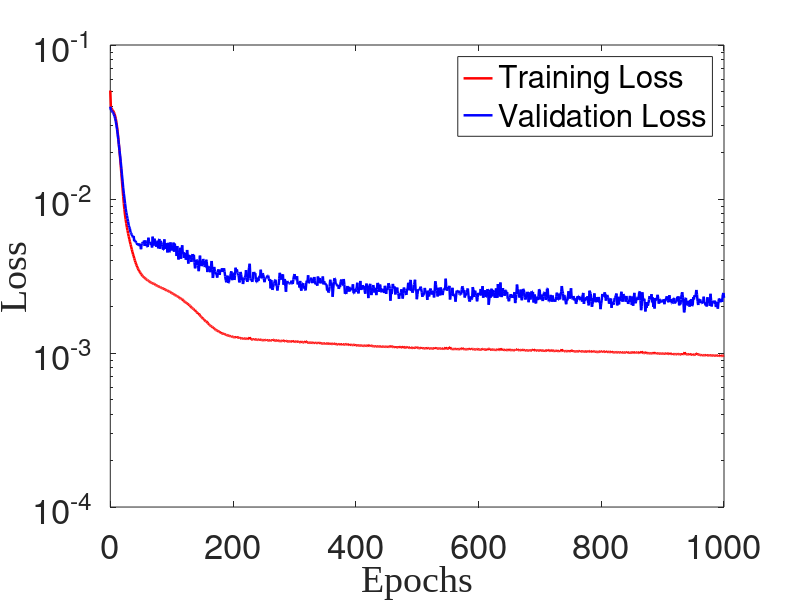

This chart was generated by the following MATLAB code: (Note: this script raises an error after producing the figure.)

T1 = xlsread('train_val_loss_excel_csv.csv',1,'A2:A1001');
V1 = xlsread('train_val_loss_excel_csv.csv',1,'B2:B1001');

T2 = xlsread('train_val_loss_excel_csv.csv',1,'C2:C1001');
V2 = xlsread('train_val_loss_excel_csv.csv',1,'D2:D1001');

T3 = xlsread('train_val_loss_excel_csv.csv',1,'E2:E1001');
V3 = xlsread('train_val_loss_excel_csv.csv',1,'F2:F1001');

T4 = xlsread('train_val_loss_excel_csv.csv',1,'G2:G1001');
V4 = xlsread('train_val_loss_excel_csv.csv',1,'H2:H1001');

T5 = xlsread('train_val_loss_excel_csv.csv',1,'I2:I1001');
V5 = xlsread('train_val_loss_excel_csv.csv',1,'J2:J1001');

T6 = xlsread('train_val_loss_excel_csv.csv',1,'K2:K1001');
V6 = xlsread('train_val_loss_excel_csv.csv',1,'L2:L1001');

t = linspace(0,(1000/pi)*pi,1000); % values in Epoch

fig1=figure;
semilogy(t,T1','LineWidth',1.8,'color','r'); hold on;
semilogy(t,V1','LineWidth',1.8,'color','b'); hold on;
xlabel('Epochs','FontSize',20 ,'fontname','Times New Roman');
ylabel('Loss','FontSize',20,'fontname','Times New Roman');
%set(gca,'FontSize',25,'color',[.950 .950 .950])% colored background
set(gca,'FontSize',25)
AX=legend('Training Loss','Validation Loss');
AX.FontSize = 20;
zoom(fig1,'on')
h=fig1;
set(h,'PaperOrientation','landscape');
set(h,'PaperUnits','normalized');
set(h,'PaperPosition', [0 0 1 1]);
filename1 = sprintf('TVL_ANN.pdf');
saveas(fig1,filename1,'pdf')
%------------------------------------------

fig2=figure;
semilogy(t,T2, 'LineWidth',1.8,'color','r') ;hold on;
semilogy(t,V2, 'LineWidth',1.8,'color','b') ;hold on;
xlabel('Epochs','FontSize',20 ,'fontname','Times New Roman');
ylabel('Loss','FontSize',20,'fontname','Times New Roman');
set(gca,'FontSize',25)
AX=legend('Training Loss','Validation Loss');
AX.FontSize = 20;
h=fig2;
set(h,'PaperOrientation','landscape');
set(h,'PaperUnits','normalized');
set(h,'PaperPosition', [0 0 1 1]);
filename2 = sprintf('TVL_LSTM.pdf');
saveas(fig2,filename2,'pdf')
%-------------------------------------

fig3=figure;
semilogy(t,T3, 'LineWidth',1.8,'color','r') ;hold on;
semilogy(t,V3, 'LineWidth',1.8,'color','b') ;hold on;
xlabel('Epochs','FontSize',20 ,'fontname','Times New Roman');
ylabel('Loss','FontSize',20,'fontname','Times New Roman');
%xlim([0 10])
ylim([0.0001 0.1])
set(gca,'FontSize',25)
AX=legend('Training Loss','Validation Loss');
AX.FontSize = 20;
h=fig3;
set(h,'PaperOrientation','landscape');
set(h,'PaperUnits','normalized');
set(h,'PaperPosition', [0 0 1 1]);
filename3 = sprintf('TVL_M1.pdf');
saveas(fig3,filename3,'pdf')
%---------------------------------------

fig4=figure;
semilogy(t,T4, 'LineWidth',1.8,'color','r') ;hold on;
semilogy(t,V4, 'LineWidth',1.8,'color','b') ;hold on;
xlabel('Epochs','FontSize',20 ,'fontname','Times New Roman');
ylabel('Loss','FontSize',20,'fontname','Times New Roman');
set(gca,'FontSize',25)
AX=legend('Training Loss','Validation Loss');
AX.FontSize = 20;
h=fig4;
set(h,'PaperOrientation','landscape');
set(h,'PaperUnits','normalized');
set(h,'PaperPosition', [0 0 1 1]);
filename4 = sprintf('TVL_M2.pdf');
saveas(fig4,filename4,'pdf')
% %---------------------------------------------
fig5=figure;
semilogy(t,T5, 'LineWidth',1.8,'color','r') ;hold on;
semilogy(t,V5, 'LineWidth',1.8,'color','b') ;hold on;
xlabel('Epochs','FontSize',20 ,'fontname','Times New Roman');
ylabel('Loss','FontSize',20,'fontname','Times New Roman');
set(gca,'FontSize',25)
AX=legend('Training Loss','Validation Loss');
AX.FontSize = 20;
h=fig5;
set(h,'PaperOrientation','landscape');
set(h,'PaperUnits','normalized');
set(h,'PaperPosition', [0 0 1 1]);
filename5 = sprintf('TVL_M3.pdf');
saveas(fig5,filename5,'pdf')
% %-----------------------------------
% 
fig6=figure;
semilogy(t,T6, 'LineWidth',1.8,'color','r') ;hold on;
semilogy(t,V6, 'LineWidth',1.8,'color','b') ;hold on;
xlabel('Epochs','FontSize',20 ,'fontname','Times New Roman');
ylabel('Loss','FontSize',20,'fontname','Times New Roman');
ylim([0.0001 0.1])
%set(gca,'FontSize',25,'color',[.950 .950 .950])% colored background
set(gca,'FontSize',25)
AX=legend('Training Loss','Validation Loss');
AX.FontSize = 20;
zoom(fig1,'on')
h=fig6;
set(h,'PaperOrientation','landscape');
set(h,'PaperUnits','normalized');
set(h,'PaperPosition', [0 0 1 1]);
filename6 = sprintf('TVL_CNN_LSTM.pdf');
saveas(fig6,filename6,'pdf')
% 
% 
% 
% 
